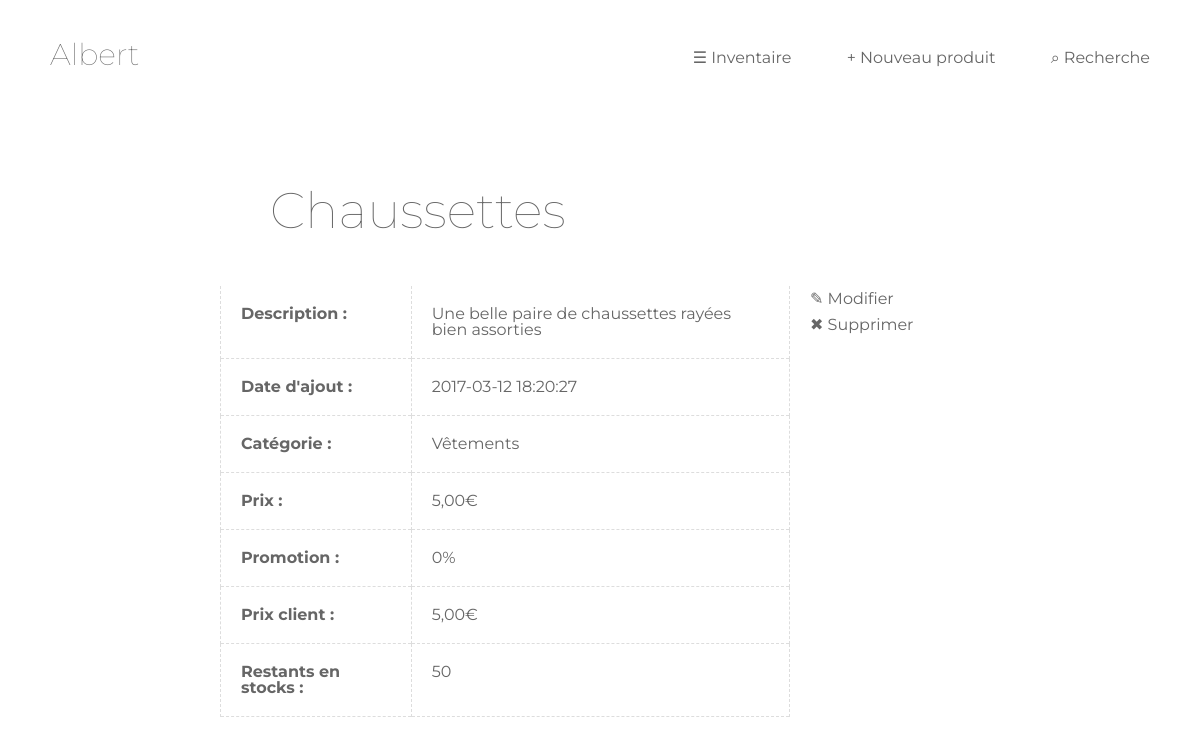
The page /product.php?p=54 on the database its author committed.
### tables this page shows
CREATE TABLE IF NOT EXISTS `products` (
  `id` int(11) NOT NULL,
  `name` varchar(255) NOT NULL,
  `description` text NOT NULL,
  `add_date` timestamp NOT NULL DEFAULT CURRENT_TIMESTAMP,
  `category` varchar(255) NOT NULL,
  `price` float NOT NULL,
  `promo` float NOT NULL,
  `number_left` int(11) NOT NULL
);

### product.php (the view, shortened to what this page needs)
<?php
	include("includes/connect.php");
	$p = empty($_GET['p']) ? '' : (int)$_GET['p'];
	$query = $pdo->query('SELECT * FROM products WHERE id = '.$p);
	$product = $query->fetch();
	include("includes/header.php");
?>
<div class="container max-width">
	<h1><?= $product->name; ?></h1>
	<div class="action-buttons">
		<a href="edit.php?p=<?= $product->id ?>">✎ Modifier</a>
		<a href="inventory.php?remove=<?= $product->id ?>">✖ Supprimer</a>
	</div>
	<table class="product-table">
		<tr><th>Description : </th><td><?= $product->description; ?></td></tr>
		<tr><th>Date d'ajout : </th><td><?= $product->add_date; ?></td></tr>
		<tr><th>Catégorie : </th><td><?= $product->category; ?></td></tr>
		<tr><th>Prix : </th><td><?= number_format( $product->price, 2, ',', ' ' ) .'€'; ?></td></tr>
		<tr><th>Promotion : </th><td><?= $product->promo.'%'; ?></td></tr>
		<tr>
			<th>Prix client : </th>
			<td><?=
				number_format(
					(float)$product->price - ( (float)$product->price * (float)$product->promo /100 ),
					2, ',', ' '
				) .'€';
			?></td>
		</tr>
		<tr><th>Restants en stocks : </th><td><?= $product->number_left; ?></td></tr>
	</table>
</div>
<?php
	include("includes/footer.php");
?>

### src/css/style.css (style rules this page uses)
body { font-size: 20px; color: #666; font-family: 'Montserrat', sans-serif; }
a { text-decoration: none; transition: .3s; }
h1 { font-size: 50px; font-weight: 100; }
.container { margin: auto; padding: 20px; }
.max-width { max-width: 800px; }
table { font-size: 16px; }
tr { border-bottom: 1px dashed #ddd; transition: .3s; }
th { font-weight: 700; }
td, th { padding: 20px; border-left: 1px dashed #ddd; }
h1 { margin: 50px; }
.product-table td { border-right: 1px dashed #ddd; }
.action-buttons { float: right; margin-right: 20px; width: 150px; margin-bottom: 20px; margin-left: 20px; }
.action-buttons a { display: block; line-height: 1.6; font-size: 16px; }

### rows shown on the page
products: name "Chaussettes", description "Une belle paire de chaussettes rayées bien assorties", add_date "2017-03-12 18:20:27", category "Vêtements", price "5,00", promo "0", (float)$product->price - ( (float)$product->price * (float)$product->promo /100 ) "5,00", number_left "50"
